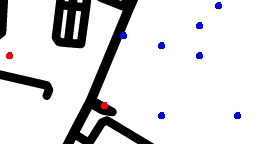
#> input picture Validation Test/map/0J0zREQH5pYYE4zW.jpg, 276 x 144 px; its folder holds only this picture in this run
$ jupyter execute --allow-errors PuzzlePieceSolver.ipynb
#> lines starting #> are read from the running program, lines starting #| are printed output that depends on the picture; after the words box and inside, x2 and y2 are one past the last pixel; in counts of white or black regions, pixels touching at a corner belong together
# Using OpenCV to Reorder Images based on Point Tags
## Import libraries

[cell 1]
import numpy as np
import cv2 as cv
import os
from pathlib import Path
import sys

[cell 2]
build_path = Path("Build/")
build_path.mkdir(exist_ok=True)
source_path = Path("Validation Test/map/")

#Setup Files for reading
puzzle_pieces = []
with os.scandir(source_path) as entries:
    for entry in entries:
        puzzle_pieces.append(entry.name)

[cell 3]
#Store answers
position_answers = []

Setup desired Markers here

[cell 4]
# Set Marker Color Ranges
# Note that CV uses BGR instead of RGB
blue_dot = [(200,0,0),(255,40,40),"blue"]
red_dot = [(0,0,200),(40,40,255),"red"]
markers = [blue_dot,red_dot]

[cell 5]
def loader(image_filename:str):
#> called with image_filename = '0J0zREQH5pYYE4zW.jpg'
    return cv.imread(str(source_path.joinpath(image_filename)))
#> returned value is the input picture: shape (144, 276, 3); mean B, G, R 223.3, 221.8, 222.2

The image searching mechanism

[cell 6]
def solve_position(image_filename:str ) -> dict:
    # test_image = source_path.joinpath(image_filename)
    # loaded_image = cv.imread(str(test_image))
    loaded_image = loader(image_filename)

    #Pre=process image
    blurred_image = cv.medianBlur(loaded_image, 7)

    #Populate total markers in image to Dictionary
    circles = {}
    for lower_bound, upper_bound, color in markers:
        mask = cv.inRange(blurred_image,lower_bound, upper_bound)
        # cv.imshow('mask',mask)

        counts = cv.findContours(mask,cv.RETR_LIST,cv.CHAIN_APPROX_SIMPLE)
        circles.update({color : len(counts[0])})
#> this loop made 2 passes
#> counts on passes 1 to 2: 7 contours, all with area under 20, 2 contours, all with area under 20
#> pass 1, in solve_position, `mask = cv.inRange(blurred_image,lower_bound, upper_bound)`:
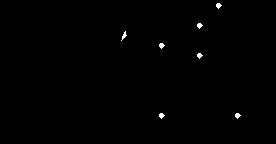
#> mask: shape (144, 276); 0.41% white; 7 white regions, largest, box (x1, y1, x2, y2) and area: (216, 3, 222, 9) 23, (197, 23, 203, 29) 23, (121, 31, 127, 41) 23
#> pass 2, in solve_position, `mask = cv.inRange(blurred_image,lower_bound, upper_bound)`:
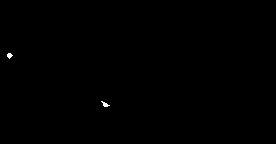
#> mask: shape (144, 276); 0.12% white; 2 white regions, box (x1, y1, x2, y2) and area: (101, 101, 110, 107) 25, (7, 53, 13, 59) 23
#> after the loop, circles = {'blue': 7, 'red': 2}
        # cv.destroyWindow('mask')

    # cv.destroyAllWindows()

    return circles

#Test function works as intended
# assert( solve_position("Test Data/fumo/3Yy2JsTKtsLVG2RU.jpg") == {'blue':2, 'red':2})

Columns are Red, Rows are Blue

[cell 7]
#go through set of images
for image in puzzle_pieces:
    position = solve_position(image)
#> position = {'blue': 7, 'red': 2}
    solved_piece = position['red'], position['blue'], image
#> solved_piece = (2, 7, '0J0zREQH5pYYE4zW.jpg')
    position_answers.append(solved_piece)

[cell 8]
#find the max row and column
row_size = 0
col_size = 0
for answer in position_answers:
    col_size = max(answer[0],col_size)
    row_size = max(answer[1],row_size)
#> this loop made 1 pass
#> (answer, col_size, row_size) on pass 1: ((2, 7, '0J0zREQH5pYYE4zW.jpg'), 2, 7)

#find shape of total
single_shape = loader(puzzle_pieces[0]).shape
#> single_shape = (144, 276, 3)
max_x = col_size * single_shape[0]
#> max_x = 288
max_y = row_size * single_shape[1]
#> max_y = 1932

[cell 9]
row_size, col_size
#> Out = (7, 2)

[cell 10]
max_x, max_y
#> Out = (288, 1932)

Sort pieces by coordinates and paste together

[cell 11]
# Assemble picture

position_answers.sort(key= lambda elem: (elem[0],elem[1]))
horizontal_strip = []
row_section = []

for i in range(row_size):
    row_section.append(i)
#> after the loop, row_section = [0, 1, 2, 3, 4, 5, 6]


count = 0
for i in position_answers:
    # print(i[2]," count is at", count)
    horizontal_strip.append(loader(i[2]))
    if (i[1] % col_size ==0):
        # print('--------')
        row_section[count] =  np.concatenate(horizontal_strip,axis=0)   #connect single images into horizontal strips
        count += 1
        horizontal_strip.clear()

#> (the rest of this cell did not finish here and is left out)

[cell 12]
target_filename = f'Completed Puzzle_{str(max_y)}x{str(max_x)}.jpg'
#> target_filename = 'Completed Puzzle_1932x288.jpg'
target = str(build_path.joinpath(target_filename))
#> target = 'Build/Completed Puzzle_1932x288.jpg'

#> (the rest of this cell did not finish here and is left out)

$ run again, on Validation Test/map/2y5UQ2vOKzePqJlF.jpg
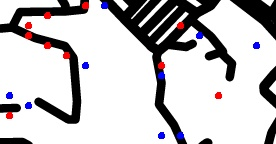
#> input picture Validation Test/map/2y5UQ2vOKzePqJlF.jpg, 276 x 144 px
#> in loader, returned value is the input picture: shape (144, 276, 3); mean B, G, R 196.5, 194.5, 196.9
#> the loop in solve_position, `for lower_bound, upper_bound, color in markers:` made 2 passes
#> counts on pass 1: 9 contours, all with area under 20
#> pass 1, in solve_position, `mask = cv.inRange(blurred_image,lower_bound, upper_bound)`:
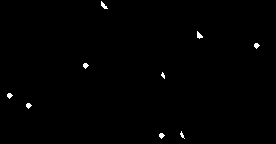
#> mask: shape (144, 276); 0.51% white; 9 white regions (2 under 20 px), largest, box (x1, y1, x2, y2) and area: (197, 31, 203, 39) 28, (101, 1, 108, 9) 27, (254, 43, 260, 49) 23
#> pass 2, in solve_position, `mask = cv.inRange(blurred_image,lower_bound, upper_bound)`:
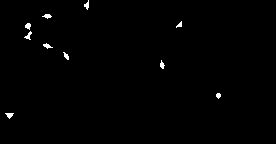
#> mask: shape (144, 276); 0.69% white; 10 white regions, largest, box (x1, y1, x2, y2) and area: (24, 31, 32, 40) 31, (5, 113, 14, 119) 31, (42, 14, 52, 19) 29
#> after the loop in solve_position, `for lower_bound, upper_bound, color in markers:`: circles = {'blue': 9, 'red': 10}
#> solved_piece = (10, 9, '2y5UQ2vOKzePqJlF.jpg')
#> the loop `for answer in position_answers:` made 1 pass
#> (answer, col_size, row_size) on pass 1: ((10, 9, '2y5UQ2vOKzePqJlF.jpg'), 10, 9)
#> single_shape = (144, 276, 3)
#> max_x = 1440
#> max_y = 2484
#> `row_size, col_size`: Out = (9, 10)
#> `max_x, max_y`: Out = (1440, 2484)
#> target_filename = 'Completed Puzzle_2484x1440.jpg'
#> target = 'Build/Completed Puzzle_2484x1440.jpg'

$ run again, on Validation Test/map/0ZkBZmVynEXDg3st.jpg
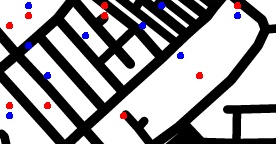
#> input picture Validation Test/map/0ZkBZmVynEXDg3st.jpg, 276 x 144 px
#> in loader, returned value is the input picture: shape (144, 276, 3); mean B, G, R 158.8, 156.7, 158.8
#> the loop in solve_position, `for lower_bound, upper_bound, color in markers:` made 2 passes
#> pass 1, in solve_position, `mask = cv.inRange(blurred_image,lower_bound, upper_bound)`:
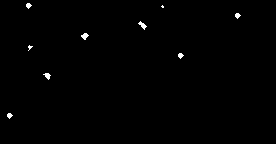
#> mask: shape (144, 276); 0.53% white; 9 white regions (2 under 20 px), largest, box (x1, y1, x2, y2) and area: (138, 21, 147, 30) 34, (81, 33, 89, 40) 33, (43, 73, 51, 80) 30
#> pass 2, in solve_position, `mask = cv.inRange(blurred_image,lower_bound, upper_bound)`:
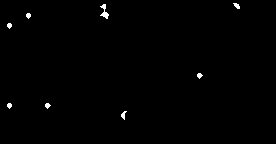
#> mask: shape (144, 276); 0.57% white; 8 white regions, largest, box (x1, y1, x2, y2) and area: (100, 4, 109, 19) 61, (121, 111, 127, 120) 27, (233, 3, 240, 9) 26
#> after the loop in solve_position, `for lower_bound, upper_bound, color in markers:`: circles = {'blue': 9, 'red': 8}
#> solved_piece = (8, 9, '0ZkBZmVynEXDg3st.jpg')
#> the loop `for answer in position_answers:` made 1 pass
#> (answer, col_size, row_size) on pass 1: ((8, 9, '0ZkBZmVynEXDg3st.jpg'), 8, 9)
#> single_shape = (144, 276, 3)
#> max_x = 1152
#> max_y = 2484
#> `row_size, col_size`: Out = (9, 8)
#> `max_x, max_y`: Out = (1152, 2484)
#> target_filename = 'Completed Puzzle_2484x1152.jpg'
#> target = 'Build/Completed Puzzle_2484x1152.jpg'
